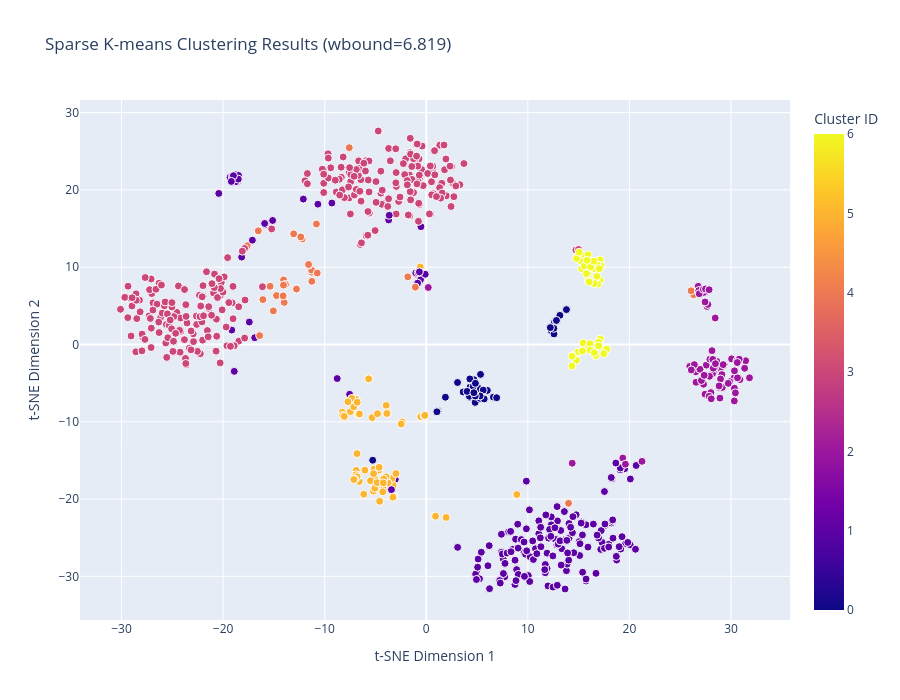

The notebook cell this image was saved under:
### Code cell
import plotly.express as px
import plotly.graph_objects as go
import pandas as pd
import numpy as np

# Since kmeans_result is a list of results for different wbounds,
# let's use the best result (you can also choose a specific index)
best_result_idx = 6 # or choose based on some criteria
cluster_assignments = kmeans_result[best_result_idx]['cs']

# Extract the data
lexical_units = []
cluster_labels = []

for i in range(len(cluster_assignments)):
    lexical_units.append(str(corpus.idx2lexunit(i)))
    cluster_labels.append(cluster_assignments[i])

# Apply t-sne for visualization
from sklearn.manifold import TSNE
tsne = TSNE(n_components=2, random_state=42)
coords = tsne.fit_transform(X)
x_coords = coords[:, 0]
y_coords = coords[:, 1]
x_label = 't-SNE Dimension 1'
y_label = 't-SNE Dimension 2'

# from sklearn.decomposition import PCA
# pca = PCA(n_components=2)
# coords = pca.fit_transform(X)
# x_coords = coords[:, 0]
# y_coords = coords[:, 1]
# x_label = f'PC1 ({pca.explained_variance_ratio_[0]:.1%} variance)'
# y_label = f'PC2 ({pca.explained_variance_ratio_[1]:.1%} variance)'

# Create DataFrame
df = pd.DataFrame({
    'x': x_coords,
    'y': y_coords,
    'lexical_unit': lexical_units,
    'cluster': cluster_labels
})

# Create scatter plot with discrete colors for clusters
fig = px.scatter(
    df, 
    x='x', 
    y='y', 
    color='cluster',
    hover_name='lexical_unit',
    title=f'Sparse K-means Clustering Results (wbound={kmeans_result[best_result_idx]["wbound"]:.3f})',
    labels={'cluster': 'Cluster ID', 'x': x_label, 'y': y_label},
    color_discrete_sequence=px.colors.qualitative.Set1
)

# Update markers
fig.update_traces(marker=dict(size=8, line=dict(width=1, color='white')))

# Update layout
fig.update_layout(
    width=900,
    height=700,
    showlegend=True
)

fig.show()

### Figure 1 — Plotly figure (JSON) as saved in the notebook; plotly's stock layout.template omitted (floating-point values rounded to 4 significant figures; data arrays with more than 128 entries replaced by an {"elided": "..."} marker saying what was removed)
{"data": [{"hovertemplate": "<b>%{hovertext}</b><br><br>t-SNE Dimension 1=%{x}<br>t-SNE Dimension 2=%{y}<br>Cluster ID=%{marker.color}<extra></extra>", "hovertext": {"elided": "721 str values"}, "legendgroup": "", "marker": {"color": {"elided": "721 int values"}, "coloraxis": "coloraxis", "line": {"color": "white", "width": 1}, "size": 8, "symbol": "circle"}, "mode": "markers", "name": "", "orientation": "v", "showlegend": false, "type": "scatter", "x": {"elided": "721 float values"}, "xaxis": "x", "y": {"elided": "721 float values"}, "yaxis": "y"}], "layout": {"coloraxis": {"colorbar": {"title": {"text": "Cluster ID"}}, "colorscale": [[0, "#0d0887"], [0.1111, "#46039f"], [0.2222, "#7201a8"], [0.3333, "#9c179e"], [0.4444, "#bd3786"], [0.5556, "#d8576b"], [0.6667, "#ed7953"], [0.7778, "#fb9f3a"], [0.8889, "#fdca26"], [1, "#f0f921"]]}, "height": 700, "legend": {"tracegroupgap": 0}, "showlegend": true, "title": {"text": "Sparse K-means Clustering Results (wbound=6.819)"}, "width": 900, "xaxis": {"anchor": "y", "domain": [0, 1], "title": {"text": "t-SNE Dimension 1"}}, "yaxis": {"anchor": "x", "domain": [0, 1], "title": {"text": "t-SNE Dimension 2"}}}}
